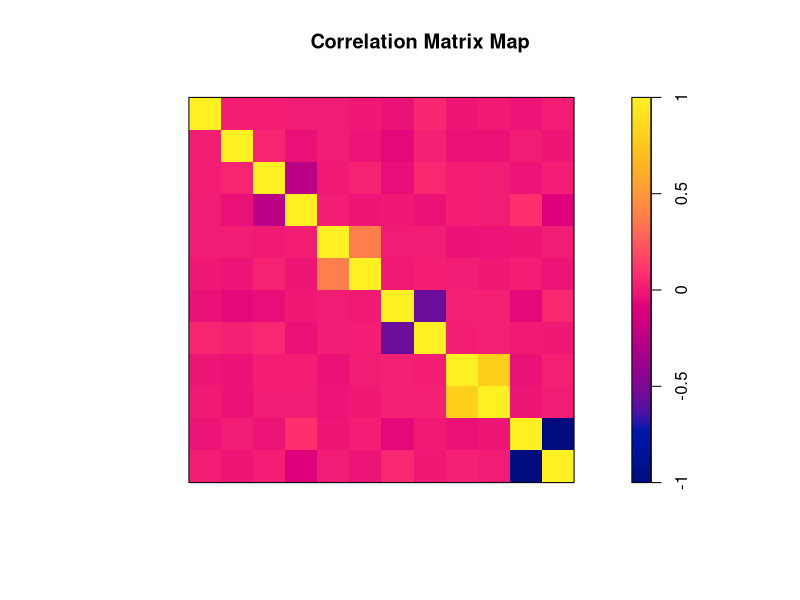
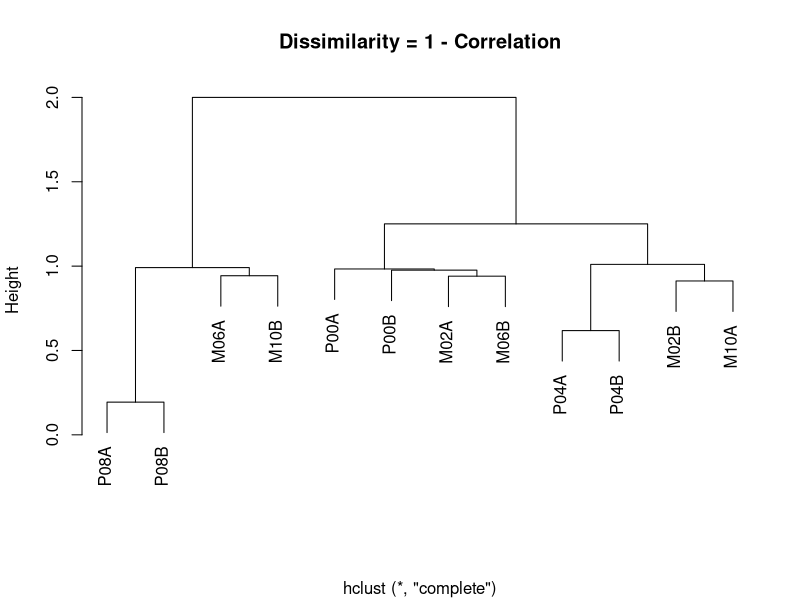
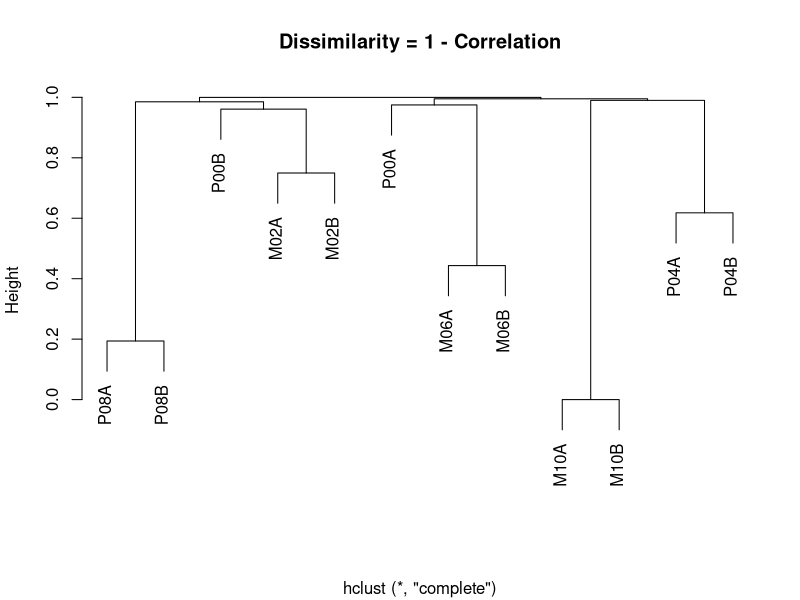
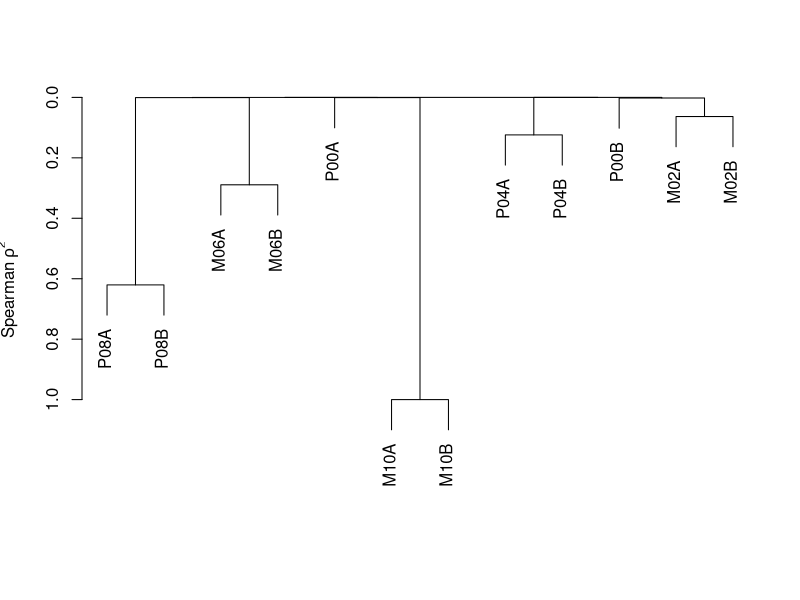
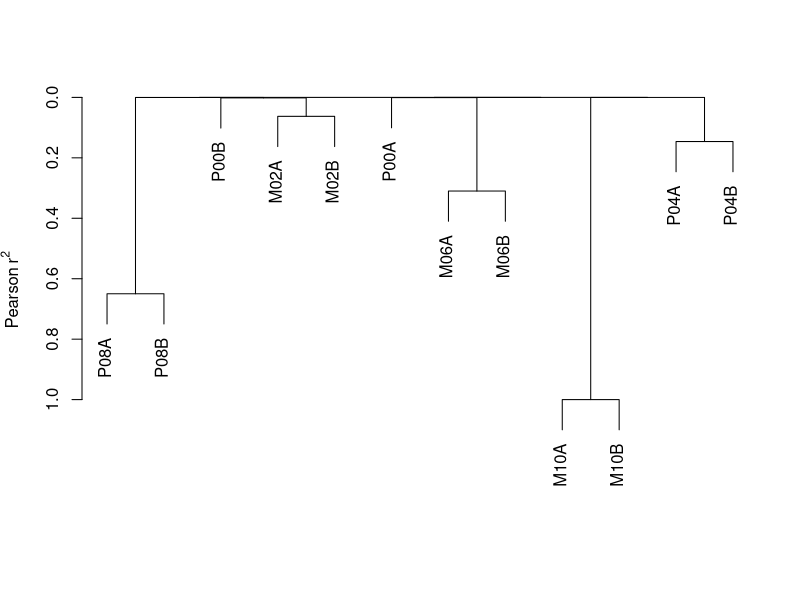

These figures' R source, in order:
## ---- chunk 1
library(mvtnorm)

# Based on R-News posting by Robin Hankin, 16 Dec 2005
# http://tolstoy.newcastle.edu.au/R/help/05/12/17693.html
CorrelatedXY <- function(N, mean1,mean2, 
                         variance1,variance2, 
                         correlation)
{
  corvar <- correlation * sqrt(variance1*variance2)
  rmvnorm(n=N,mean=c(mean1,mean2),
  sigma=matrix(c(variance1, corvar,
  corvar, variance2), 2,2))
}

N <- 1000
mean1 <- 2
mean2 <- 5
variance1 <- 1
variance2 <- 2

set.seed(17)

Raw <- CorrelatedXY(N, mean1, mean2, variance1, variance2, 0.0)
for (i in 1:5)
{
  Raw <- cbind(Raw, CorrelatedXY(N, mean1, mean2, 
                    variance1, variance2,
                    (-1)^i * 0.2*i) )
}

colnames(Raw) <- paste(rep(c("P", "P", "M", "M"), 3),
  sprintf("%2.2d", c(0,0,2,2,4,4,6,6,8,8,10,10)),
  rep( c("A", "B"), 6), sep="")

### corrleation matrix
corRaw <- cor(Raw)
#round(corRaw, 4)
library(spatstat) # "im" function 
plot(im(corRaw[nrow(corRaw):1,]), main="Correlation Matrix Map")
## ---- chunk 2
dissimilarity <- 1 - cor(Raw)
distance <- as.dist(dissimilarity)
#round(distance, 4)
plot(hclust(distance), main="Dissimilarity = 1 - Correlation", xlab="")
## ---- chunk 3
dissimilarity <- 1 - abs(cor(Raw))
distance <- as.dist(dissimilarity)
#round(distance, 4)
plot(hclust(distance), main="Dissimilarity = 1 - Correlation", xlab="")
## ---- chunk 4
library(Hmisc)

plot( varclus(Raw, similarity="spearman") )
plot( varclus(Raw, similarity="pearson") )
